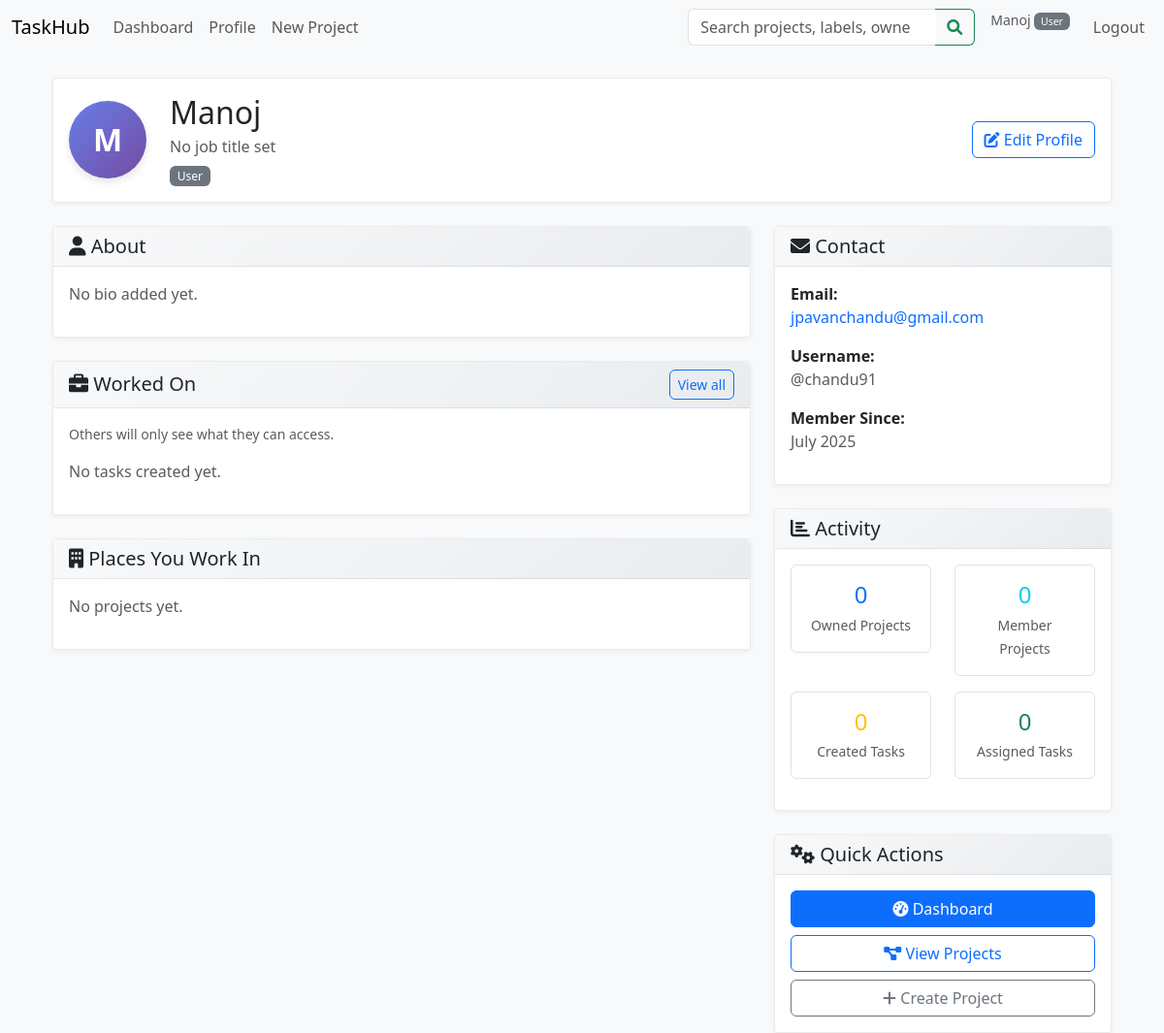
The app's page /profile (signed in), older data.
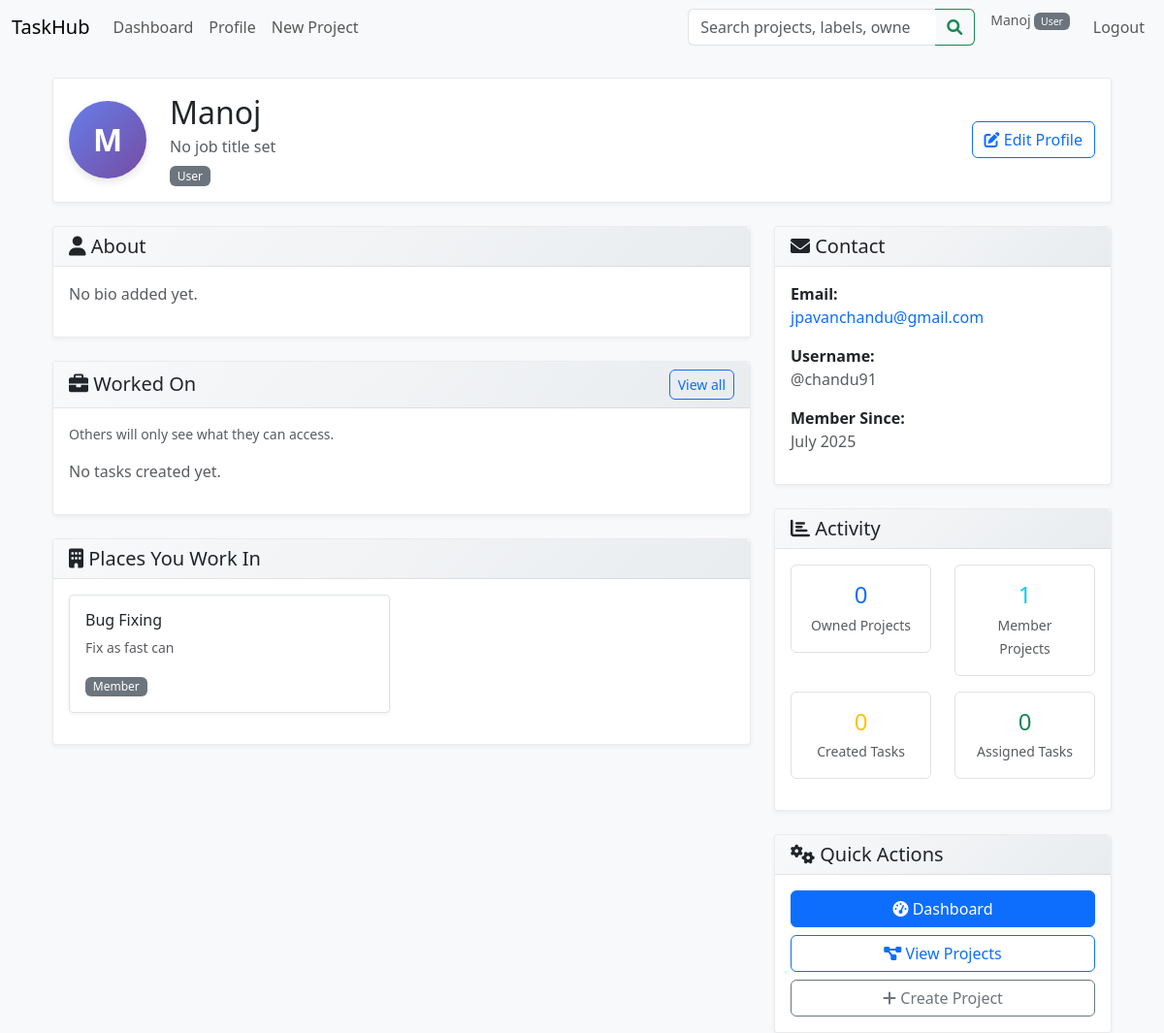
The same page, newer data.
### models/project.py (models this page shows, shortened)
class Project(db.Model):
    __tablename__ = 'project'
    id = db.Column(db.Integer, primary_key=True)
    name = db.Column(db.String(150), nullable=False)
    description = db.Column(db.Text)
    status = db.Column(
        db.Enum('open', 'closed', name='project_status'),
        default='open',
        nullable=False
    )
    owner_id = db.Column(db.Integer, db.ForeignKey('user.id'), nullable=False)
    created_at = db.Column(db.DateTime, default=datetime.utcnow)
    updated_at = db.Column(
        db.DateTime,
        default=datetime.utcnow,
        onupdate=datetime.utcnow
    )
    owner = db.relationship(
        'User',
        back_populates='owned_projects'
    )
    members = db.relationship(
        'User',
        secondary=project_members,
        back_populates='projects',
        lazy='dynamic'
    )
    labels = db.relationship(
        'Label',
        secondary=project_labels,
        back_populates='projects',
        lazy='dynamic'
    )
    tasks = db.relationship(
        'Task',
        back_populates='project',
        lazy='dynamic',
        cascade='all, delete-orphan'
    )
    tickets = db.relationship(
        'Ticket',
        back_populates='project',
        lazy='dynamic',
        cascade='all, delete-orphan'
    )

### routes/main_routes.py (the view)
@main_bp.route("/profile")
@login_required
@user_required
def profile():
    return render_template("profile.html", user=current_user)

### templates/profile.html (shortened to what the changed rows need)
{% extends "base.html" %}
{% block content %}
<div class="container-fluid">
  <div class="row">
    <div class="col-12">
      <div class="card mb-4">
        <div class="card-body">
          <div class="row align-items-center">
            <div class="col">
              <h2 class="mb-1">{{ user.full_name or user.username }}</h2>
            </div>
          </div>
        </div>
      </div>
    </div>
    <div class="col-lg-8">
      <div class="card">
        <div class="card-body">
          {% if user.owned_projects.count() > 0 or user.projects.count() > 0 %}
            <div class="row">
              {% for project in user.projects.limit(3).all() %}
              <div class="col-md-6 mb-3">
                <div class="card border">
                  <div class="card-body">
                    <h6 class="card-title">{{ project.name }}</h6>
                    <p class="card-text text-muted small">{{ project.description[:100] }}{% if project.description|length > 100 %}...{% endif %}</p>
                    <span class="badge bg-secondary">Member</span>
                  </div>
                </div>
              </div>
              {% endfor %}
            </div>
          {% else %}
            <p class="text-muted">No projects yet.</p>
          {% endif %}
        </div>
      </div>
    </div>
    <div class="col-lg-4">
      <div class="card mb-4">
        <div class="card-body">
          <div class="row text-center">
            <div class="col-6 mb-3">
              <div class="border rounded p-3">
                <h4 class="text-info mb-1">{{ user.projects.count() }}</h4>
                <small class="text-muted">Member Projects</small>
              </div>
            </div>
          </div>
        </div>
      </div>
    </div>
  </div>
</div>
{% endblock %}

Row changes from the older to the newer data that the page shows:
added Project: name "Bug Fixing", description "Fix as fast can"
Text that changed along with them:
{{ user.projects.count() }}: "0" → "1"
text no longer shown: "No projects yet."
